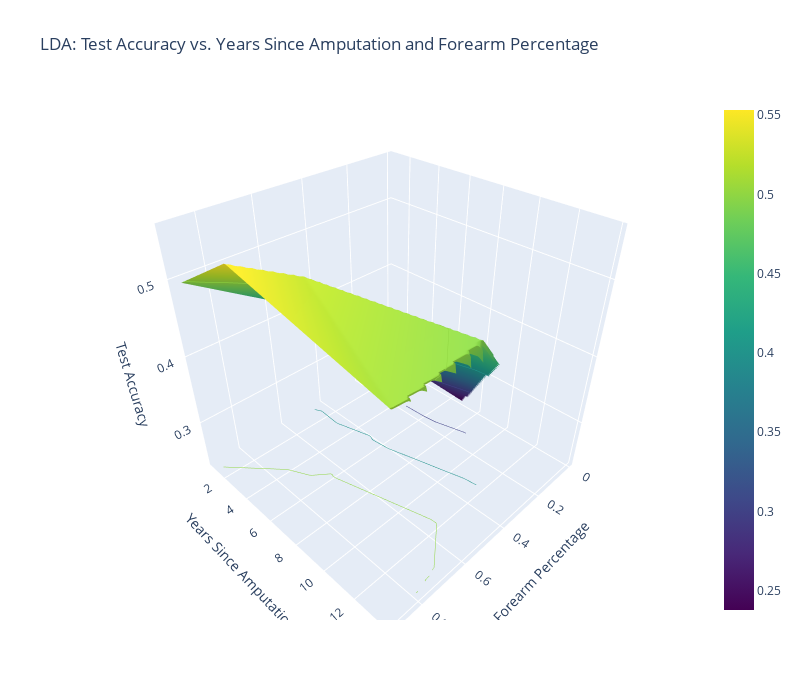

The notebook cell saved with this chart:
### Code cell
# 3D Surface Plot for Accuracy vs Years Since Amputation & Forearm Percentage
x = results_df['ForearmPercentage']
y = results_df['YearsSinceAmputation']
z = results_df['TestAccuracy']

# Create a grid
xi = np.linspace(x.min(), x.max(), 100)
yi = np.linspace(y.min(), y.max(), 100)
xi, yi = np.meshgrid(xi, yi)
zi = griddata((x, y), z, (xi, yi), method='linear')

fig = go.Figure(data=[go.Surface(
    x=xi, y=yi, z=zi, colorscale='Viridis',
    contours=dict(z=dict(show=True, usecolormap=True, project_z=True))
)])

# Labels
fig.update_layout(
    title='LDA: Test Accuracy vs. Years Since Amputation and Forearm Percentage',
    scene=dict(
        xaxis_title='Forearm Percentage',
        yaxis_title='Years Since Amputation',
        zaxis_title='Test Accuracy',
    ),
    width=800,
    height=700
)

fig.show()

### Figure 1 — Plotly figure (JSON) as saved in the notebook; plotly's stock layout.template omitted (floating-point values rounded to 4 significant figures; data arrays with more than 128 entries replaced by an {"elided": "..."} marker saying what was removed)
{"data": [{"colorscale": [[0, "#440154"], [0.1111, "#482878"], [0.2222, "#3e4989"], [0.3333, "#31688e"], [0.4444, "#26828e"], [0.5556, "#1f9e89"], [0.6667, "#35b779"], [0.7778, "#6ece58"], [0.8889, "#b5de2b"], [1, "#fde725"]], "contours": {"z": {"project": {"z": true}, "show": true, "usecolormap": true}}, "type": "surface", "x": {"elided": "100x100 float values"}, "y": {"elided": "100x100 float values"}, "z": {"elided": "100x100 float values"}}], "layout": {"height": 700, "scene": {"xaxis": {"title": {"text": "Forearm Percentage"}}, "yaxis": {"title": {"text": "Years Since Amputation"}}, "zaxis": {"title": {"text": "Test Accuracy"}}}, "title": {"text": "LDA: Test Accuracy vs. Years Since Amputation and Forearm Percentage"}, "width": 800}}
